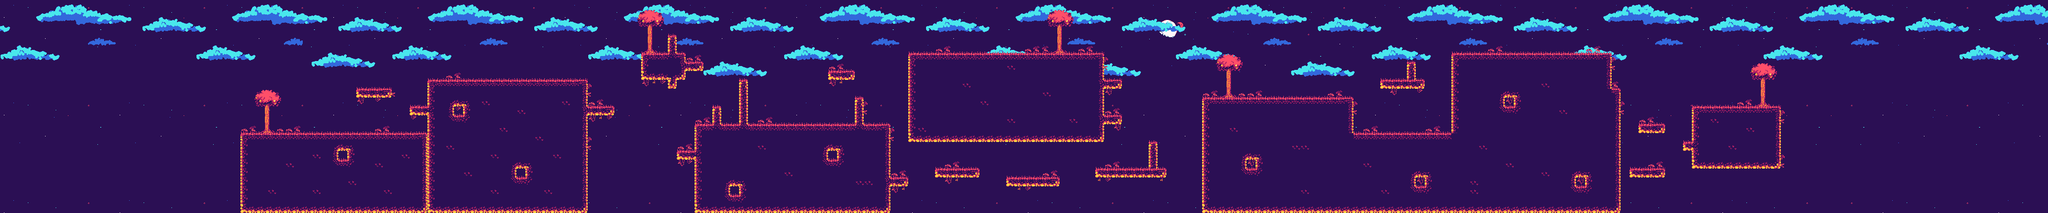

Rendered tile map (Tiled .tmx) drawn with the repository's tilesets; below, a short description and the map source with its tile grids summarised:
An orthogonal 230x24 tile map with 16x16 px tiles, 6 tile layers (background, clouds, checkpoint, decoration, ...), 3 tilesets.

<map version="1.5" tiledversion="1.7.2" orientation="orthogonal" renderorder="right-down" width="230" height="24" tilewidth="16" tileheight="16" infinite="0" nextlayerid="7" nextobjectid="1">
 <tileset firstgid="1" source="Tileset_night.tsx" />
 <tileset firstgid="339" source="background_sky.tsx" />
 <tileset firstgid="581" source="clouds.tsx" />
 <layer id="4" name="background" width="230" height="24">
  <data>[5520 cells, 5520 non-empty, 236 distinct tile ids]</data>
 </layer>
 <layer id="5" name="clouds" width="230" height="24">
  <data>[5520 cells, 1673 non-empty, 154 distinct tile ids]</data>
 </layer>
 <layer id="6" name="checkpoint" width="230" height="24">
  <data>[5520 cells, 14 non-empty, 14 distinct tile ids]</data>
 </layer>
 <layer id="3" name="decoration" width="230" height="24">
  <data>[5520 cells, 207 non-empty, 27 distinct tile ids]</data>
 </layer>
 <layer id="2" name="grass" width="230" height="24">
  <data>[5520 cells, 208 non-empty, 2 distinct tile ids]</data>
 </layer>
 <layer id="1" name="landscape" width="230" height="24">
  <data>[5520 cells, 1715 non-empty, 34 distinct tile ids]</data>
 </layer>
</map>
